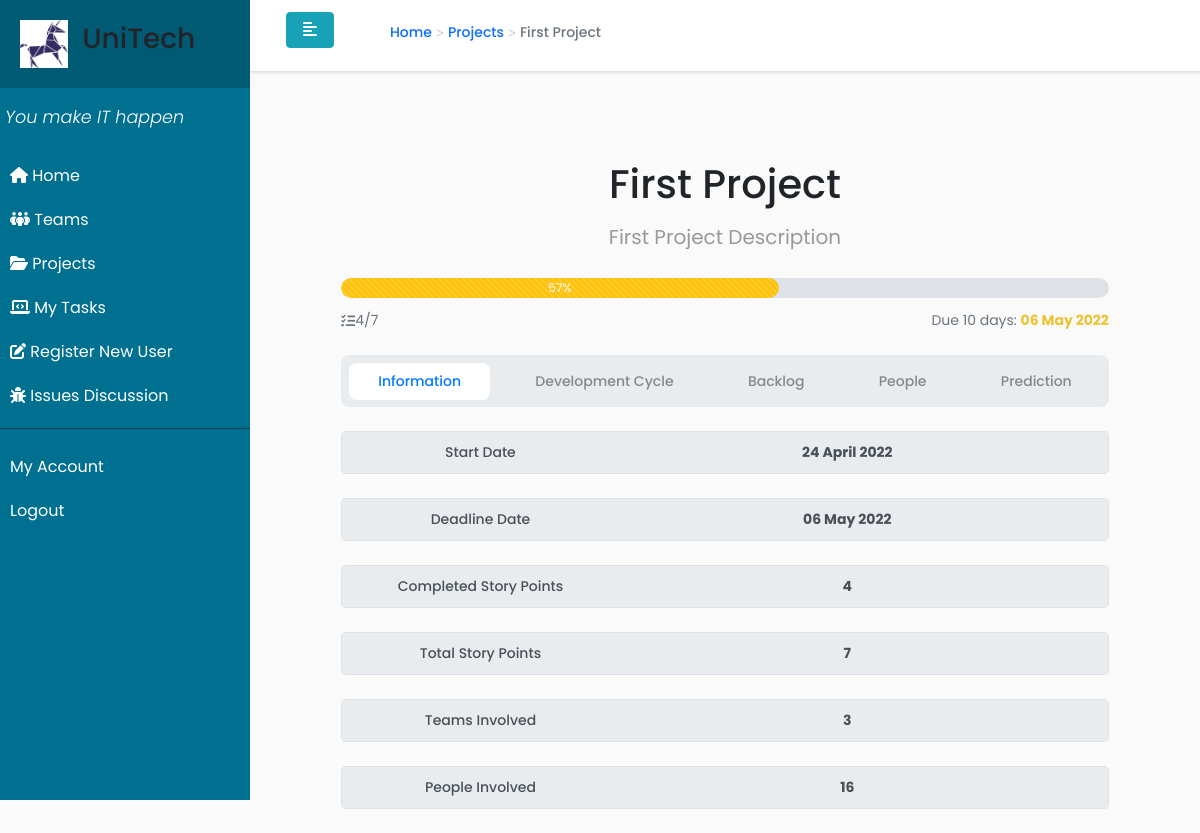
Page /projects/1 (signed in) on the committed database.
### web_app/models.py (models this page shows, shortened)
class Project(db.Model):
    __tablename__ = 'projects'
    __table_args__ = {'extend_existing': True}
    id = db.Column(db.Integer, primary_key=True)
    name = db.Column(db.String(100), nullable=False)
    description = db.Column(db.Text)
    created_at = db.Column(db.DateTime, default=datetime.utcnow)
    start_date = db.Column(db.DateTime, nullable=False, default=datetime.utcnow)
    deadline = db.Column(db.DateTime, nullable=False)
    managers = db.relationship('User', secondary='project_managers', back_populates="managed_projects")
    teams = db.relationship('Team', secondary='project_teams', back_populates="projects")
    users = db.relationship('User', secondary='project_members', back_populates="projects")
    tasks = db.relationship('Task', secondary='project_tasks', back_populates="projects")
    sprints = db.relationship('Sprint', secondary='project_sprints', back_populates="projects")
    development_phases = db.relationship('DevelopmentPhase', secondary='project_phases', back_populates="projects")

### web_app/projects/routes.py (the view)
@projects.route('/projects/<int:project_id>')
@login_required
def project(project_id):
    project = Project.query.get_or_404(project_id)
    from datetime import datetime
    today = datetime.today()
    completed, total = completed_story_points(project)
    try:
        percentage = floor(completed / total * 100)
    except:
        percentage = 0
    print(completed, ' ', total, ' ', percentage)
    return (render_template("project.html", user=current_user, project=project,
                            today=today, admin=Role.query.filter_by(name='Admin').first().users[0],
                            completed=completed, total=total, percentage=percentage))

### web_app/projects/routes.py (called while the page is built)
def completed_story_points(project):
    tasks = project.tasks
    completed = 0
    total = 0
    for task in tasks:
        if task.completed:
            completed += task.story_points
        total += task.story_points
    return completed, total

### web_app/templates/project.html (shortened to what this page needs)
{% extends "base.html" %}
{% block content %}
    <div class="container">
        <div class="row justify-content-center">
            <div class="col-lg-11 col-xl-10">
                <div class="page-header">
                    <h1>{{ project.name }}</h1>
                    <p class="lead">{{ project.description }}</p>
                    {% set days_remaining = (project.deadline - today).days %}
                    <div>
                        <div class="progress" style="height: 20px;">
                            {% if days_remaining < 7 %}
                                <div class="progress-bar progress-bar-striped progress-bar-animated bg-danger" role="progressbar" style="width: {{ percentage }}%" aria-valuenow="{{ percentage }}" aria-valuemin="0" aria-valuemax="100">{{ percentage }}%</div>
                            {% elif days_remaining < 30%}
                                <div class="progress-bar progress-bar-striped progress-bar-animated bg-warning" role="progressbar" style="width: {{ percentage }}%" aria-valuenow="{{ percentage }}" aria-valuemin="0" aria-valuemax="100">{{ percentage }}%</div>
                            {% else %}
                                <div class="progress-bar progress-bar-striped progress-bar-animated bg-success" role="progressbar" style="width: {{ percentage }}%" aria-valuenow="{{ percentage }}" aria-valuemin="0" aria-valuemax="100">{{ percentage }}%</div>
                            {% endif %}
                        </div>
                        <div class="d-flex justify-content-between text-small">
                            <div class="d-flex align-items-center">
                                <i class="fa-solid fa-list-check"></i>
                                <span>{{ completed }}/{{ total }}</span>
                            </div>
                            <span>Due {{ days_remaining }} days:
                                {% if days_remaining < 7 %}
                                    <b style="color: red;">{{ project.deadline.strftime("%d %B %Y") }}</b>
                                {% elif days_remaining <30 %}
                                    <b style="color: #ebc334;">{{ project.deadline.strftime("%d %B %Y") }}</b>
                                {% else %}
                                    <b style="color: green;">{{ project.deadline.strftime("%d %B %Y") }}</b>
                                {% endif %}
                            </span>
                        </div>
                    </div>
                </div>
                <ul class="nav nav-tabs nav-fill" role="tablist">
                    <li class="nav-item">
                      <a class="nav-link active" data-toggle="tab" href="#info" role="tab" aria-controls="info" aria-selected="true">Information</a>
                    </li>
                    <li class="nav-item">
                      <a class="nav-link" data-toggle="tab" href="#devCycle" role="tab" aria-controls="devCycle" aria-selected="false">Development Cycle</a>
                    </li>
                    <li class="nav-item">
                      <a class="nav-link" data-toggle="tab" href="#backlog" role="tab" aria-controls="backlog" aria-selected="false">Backlog</a>
                    </li>
                    <li class="nav-item">
                      <a class="nav-link" data-toggle="tab" href="#people" role="tab" aria-controls="people" aria-selected="false">People</a>
                    </li>
                    <li class="nav-item">
                      <a class="nav-link" data-toggle="tab" href="#prediction" role="tab" aria-controls="prediction" aria-selected="false">Prediction</a>
                    </li>
                </ul>
                <div class="tab-content">
                    <div class="tab-pane fade show active" id="info" role="tabpanel">
                        <div class="content-list-body">
                            <div class="d-flex form-control form-control-lg form-center" readonly>
                                <span class="col-4">Start Date</span>
                                <span class="col-8"><b>{{ project.start_date.strftime("%d %B %Y") }}</b></span>
                            </div>
                            <br>
                            <div class="d-flex form-control form-control-lg form-center" readonly>
                                <span class="col-4">Deadline Date</span>
                                <span class="col-8"><b>{{ project.deadline.strftime("%d %B %Y") }}</b></span>
                            </div>
                            <br>
                            <div class="d-flex form-control form-control-lg form-center" readonly>
                                <span class="col-4">Completed Story Points</span>
                                <span class="col-8"><b>{{ completed }}</b></span>
                            </div>
                            <br>
                            <div class="d-flex form-control form-control-lg form-center" readonly>
                                <span class="col-4">Total Story Points</span>
                                <span class="col-8"><b>{{ total }}</b></span>
                            </div>
                            <br>
                            <div class="d-flex form-control form-control-lg form-center" readonly>
                                <span class="col-4">Teams Involved</span>
                                <span class="col-8"><b>{{ project.teams | length }}</b></span>
                            </div>
                            <br>
                            <div class="d-flex form-control form-control-lg form-center" readonly>
                                <span class="col-4">People Involved</span>
                                {% set peopleInvolved = namespace(value=0) %}
                                {% for team in project.teams %}
                                    {% set peopleInvolved.value = peopleInvolved.value + (team.users | length) %}
                                {% endfor %}
                                {% set peopleInvolved.value = peopleInvolved.value + (project.users | length)%}
                                <span class="col-8"><b>{{ peopleInvolved.value }}</b></span>
                            </div>
                            <br>
                        </div>
                    </div>
                </div>
            </div>
        </div>
    </div>
{% endblock %}
{% block breadcrumb %}
    <li class="breadcrumb-item">
        <a href="{{ url_for('projects.projectss') }}">Projects</a>
    </li>
    <li class="breadcrumb-item active" aria-current="page">{{ project.name }}</li>
{% endblock breadcrumb %}

### web_app/static/style.css (style rules this page uses)
body { font-family: 'Poppins', sans-serif; background: #fafafa; }
p { font-family: 'Poppins', sans-serif; font-size: 1.1em; font-weight: 300; line-height: 1.7em; color: #999; }
a, a:hover, a:focus { color: inherit; text-decoration: none; transition: all 0.3s; }
.form-center { text-align: center; }
.breadcrumb-item { display: flex; align-items: center; font-size: .875rem; }
.breadcrumb-item + .breadcrumb-item { padding-left: 0.25rem; }
.breadcrumb-item + .breadcrumb-item::before { display: inline-block; padding-right: 0.25rem; color: #adb5bd; content: " > "; }
.breadcrumb-item.active { color: #6c757d; }
.breadcrumb-item a { font-weight: 500; }
.breadcrumb-item + .breadcrumb-item:before { font-family: 'Material Icons'; height: 1rem; position: relative; bottom: 2px; }

### rows in the picture
Project: name "First Project", description "First Project Description", deadline "06 May 2022", start_date "24 April 2022"

### other values in the picture
{{ percentage }} "57"
{{ completed }} "4"
{{ total }} "7"
{{ project.teams | length }} "3"
{{ peopleInvolved.value }} "16"
